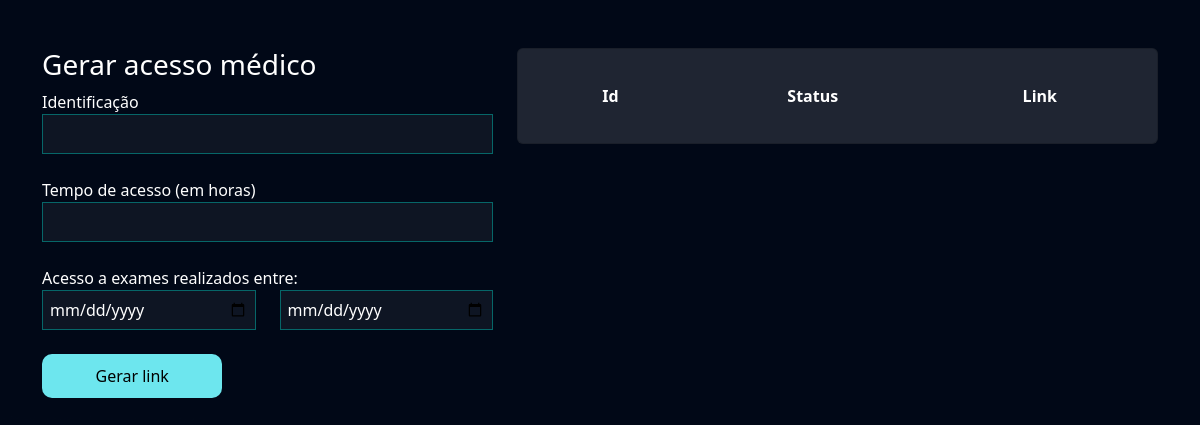
Page /exames/gerar_acesso_medico/ (signed in) on the earlier database version.
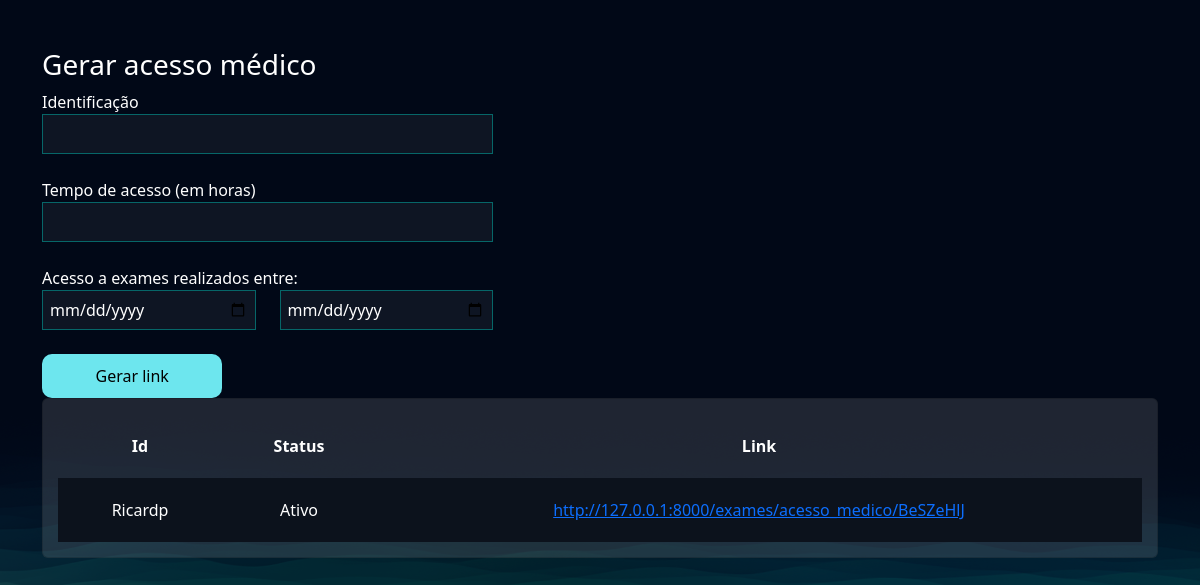
Same page on the later database version.
### exames/models.py (models this page shows, shortened)
class AcessoMedico(models.Model):
    usuario = models.ForeignKey(User, on_delete=models.DO_NOTHING)
    identificacao = models.CharField(max_length=50)
    tempo_de_acesso = models.IntegerField() # Em horas
    criado_em = models.DateTimeField()
    data_exames_iniciais = models.DateField()
    data_exames_finais = models.DateField()
    token = models.CharField(max_length=20)
    @property
    def status(self):
        return 'Expirado' if timezone.now() > (self.criado_em + timedelta(hours=self.tempo_de_acesso)) else 'Ativo'
    @property
    def url(self):
        return f"http://127.0.0.1:8000/exames/acesso_medico/{self.token}"

### exames/views.py (the view, shortened to what this page needs)
# urls.py: path('gerar_acesso_medico/', views.gerar_acesso_medico, name="gerar_acesso_medico"),
@login_required
def gerar_acesso_medico(request):
    if request.method == "GET":
        acessos_medicos = AcessoMedico.objects.filter(usuario =request. user)
        return render(request, 'gerar_acesso_medico.html', {'acessos_medicos': acessos_medicos})

### exames/templates/gerar_acesso_medico.html (shortened to what this page needs)
{% extends "bases/base.html" %}
{% load static %}
{% block 'head' %}
<link href="{% static 'exames/css/css.css' %}" rel="stylesheet">
<link href="{% static 'exames/css/gerenciar_pedidos.css' %}" rel="stylesheet">
{% endblock 'head' %}
{% block 'conteudo' %}
<br>
<br>
<div class="container">
    <div class="row">
        <div class="col-md-5">
            <h3>Gerar acesso médico</h3>
            <form action="{% url "gerar_acesso_medico" %}" method="POST">{% csrf_token %}
                <label for="">Identificação</label>
                <br>
                <input style="width: 100%" type="text" name="identificacao" id="" class="input-default">
                <br>
                <br>
                <label for="">Tempo de acesso (em horas)</label>
                <br>
                <input style="width: 100%" type="number" name="tempo_de_acesso" id="" class="input-default">
                <br>
                <br>
                <div class="row">
                    <label for="">Acesso a exames realizados entre:</label>
                    <div class="col-md">
                        <input style="width: 100%" type="date" name="data_exame_inicial" id="" class="input-default">
                    </div>
                    <div class="col-md">
                        <input style="width: 100%" type="date" name="data_exame_final" id="" class="input-default">
                        <br>
                        <br>
                    </div>
                </div>
                <input style="width: 40%" type="submit" class="btn-default" value="Gerar link">
            </form>
        </div>
        <div class="col-md">
            <div class="card">
                <table style="text-align: center">
                    <tr>
                        <th>Id</th>
                        <th>Status</th>
                        <th>Link</th>
                    </tr>
                    {% for acesso in acessos_medicos  %}
                    <tr class="linha-tabela">
                        <td>{{acesso.identificacao}}</td>
                        <td>{{acesso.status}}</td>
                        <td><a href="{{acesso.url}}">{{acesso.url}}</a></td>
                    </tr>
                {% endfor %}
                </table>
            </div>
        </div>
    </div>
</div>
{% endblock 'conteudo' %}

Differences in the rows shown:
added AcessoMedico: identificacao "Ricardp", status "Ativo", url "http://127.0.0.1:8000/exames/acesso_medico/BeSZeHlJ"
